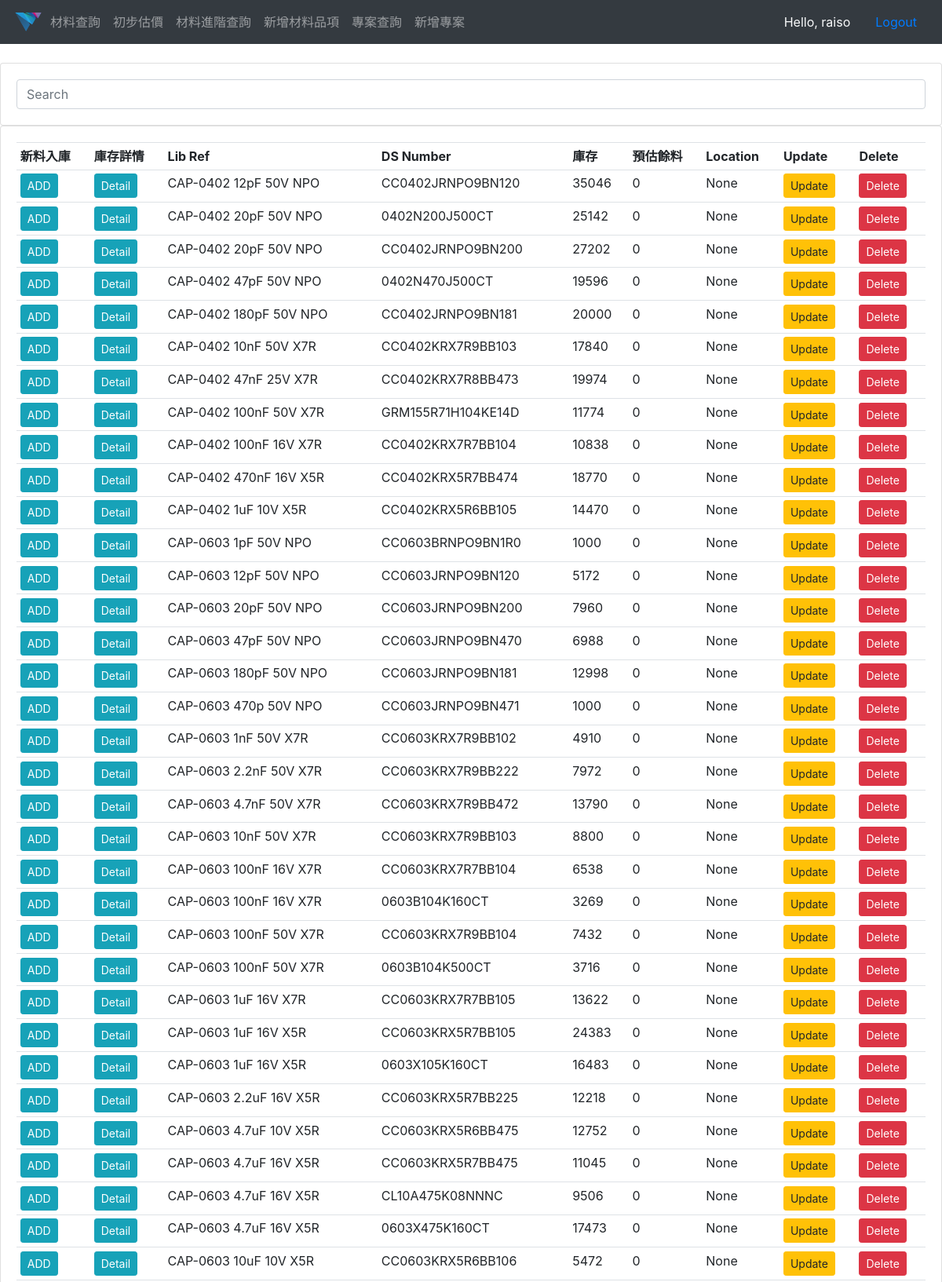
The app's page / (signed in, upper part) with its own data.
### material_management_system/models.py (models this page shows, shortened)
class Item(models.Model):
    STATUS = (
        ('YES', 'YES'),
        ('NO', 'NO'),
    )
    lib_ref = models.CharField(max_length=50, blank=True)
    ds_number = models.CharField(max_length=20, unique=True)
    part_number = models.CharField(max_length=50, null=True, blank=True)
    location = models.CharField(max_length=200, null=True, blank=True)
    expected_count = models.IntegerField(null=True)
    feature = models.TextField(blank=True, null=True)
    date_created = models.DateTimeField(auto_now_add=True)
    free_count = models.IntegerField(default=0)
    unavailable_count = models.IntegerField(default=0)
    is_group = models.CharField(max_length=5, choices=STATUS, default='YES')

### material_management_system/views.py (the view)
# urls.py: path('', views.material_search, name="material_search"),
@login_required(login_url='login')
def material_search(request):
    qs = Item.objects.all()
    itemFilter = ItemFilterTermFreq(request.GET, queryset=qs)
    qs = itemFilter.qs
    n = min(len(qs), 15)
    context = {'item_set': qs, 'itemFilter': itemFilter}
    return render(request, 'material_search.html', context)

### templates/material_search.html
{% extends 'main.html' %}
{% block content %}
<br>
<form method="get">
    <div class="card card-body">
        <div class="input-group rounded">
          <input name={{ itemFilter.form.feature.name }} id={{ itemFilter.form.feature.id_for_label }} type="search" class="form-control rounded" placeholder="Search" aria-label="Search" aria-describedby="search-addon" />
        </div>
    </div>
</form>
<div class="card card-body">
        <table class="table table-sm">
            <tr>
                <th>新料入庫</th>
                <th>庫存詳情</th>
                <th>Lib Ref</th>
                <th>DS Number</th>
                <th>庫存</th>
                <th>預估餘料</th>
                <th>Location</th>
                <th>Update</th>
                <th>Delete</th>
            </tr>
            {% for it in item_set %}
                <tr>
                    <td><a class="btn btn-sm btn-info" href="{% url 'new_material' it.id %}">ADD</a></td>
                    <td><a class="btn btn-sm btn-info" href="{% url 'item_detail' it.id %}">Detail</a></td>
                    <td>{{ it.lib_ref }}</td>
                    <td>{{ it.ds_number }}</td>
                    <td>{{ it.free_count }}</td>
                    <td>{{ it.unavailable_count }}</td>
                    <td>{{ it.location }}</td>
                    <td><a class="btn btn-sm btn-warning" href="{% url 'update_item' it.id %}">Update</a></td>
                    <td><a class="btn btn-sm btn-danger" href="{% url 'delete_item' it.id %}">Delete</a></td>
                </tr>
            {% endfor %}
        </table>
    </div>
<br>
{% endblock %}

### templates/navbar.html (shortened to what this page needs)
{% load static %}
<nav class="navbar navbar-expand-lg navbar-dark bg-dark">
    <img src="{% static 'images/logo.png' %}" alt="DS_LOGO" height="40">
    <div class="collapse navbar-collapse" id="navbarNav">
        <ul class="navbar-nav">
            <li class="nav-item">
                <a class="nav-link" href="{% url 'material_search' %}">材料查詢</a>
            </li>
            <li class="nav-item">
                <a class="nav-link" href="{% url 'materials_price' %}">初步估價</a>
            </li>
            <li class="nav-item">
                <a class="nav-link" href="{% url 'material_detail_search' %}">材料進階查詢</a>
            </li>
            <li class="nav-item">
                <a class="nav-link" href="{% url 'new_item' %}">新增材料品項</a>
            </li>
            <li class="nav-item">
                <a class="nav-link" href="{% url 'project_search' %}">專案查詢</a>
            </li>
            <li class="nav-item">
                <a class="nav-link" href="{% url 'new_project' %}">新增專案</a>
            </li>
        </ul>
    </div>
  <span class="hello-msg nav-link text-light" >Hello, {{request.user}}</span>
  <span ><a  class="hello-msg nav-link" href="{% url 'logout' %}">Logout</a></span>
</nav>

### records on screen
Item: lib_ref "CAP-0402 12pF 50V NPO", ds_number "CC0402JRNPO9BN120", free_count "35046", unavailable_count "0", location "None"
Item: lib_ref "CAP-0402 20pF 50V NPO", ds_number "0402N200J500CT", free_count "25142", unavailable_count "0", location "None"
Item: lib_ref "CAP-0402 20pF 50V NPO", ds_number "CC0402JRNPO9BN200", free_count "27202", unavailable_count "0", location "None"
Item: lib_ref "CAP-0402 47pF 50V NPO", ds_number "0402N470J500CT", free_count "19596", unavailable_count "0", location "None"
Item: lib_ref "CAP-0402 180pF 50V NPO", ds_number "CC0402JRNPO9BN181", free_count "20000", unavailable_count "0", location "None"
Item: lib_ref "CAP-0402 10nF 50V X7R", ds_number "CC0402KRX7R9BB103", free_count "17840", unavailable_count "0", location "None"
Item: lib_ref "CAP-0402 47nF 25V X7R", ds_number "CC0402KRX7R8BB473", free_count "19974", unavailable_count "0", location "None"
Item: lib_ref "CAP-0402 100nF 50V X7R", ds_number "GRM155R71H104KE14D", free_count "11774", unavailable_count "0", location "None"
Item: lib_ref "CAP-0402 100nF 16V X7R", ds_number "CC0402KRX7R7BB104", free_count "10838", unavailable_count "0", location "None"
Item: lib_ref "CAP-0402 470nF 16V X5R", ds_number "CC0402KRX5R7BB474", free_count "18770", unavailable_count "0", location "None"
Item: lib_ref "CAP-0402 1uF 10V X5R", ds_number "CC0402KRX5R6BB105", free_count "14470", unavailable_count "0", location "None"
Item: lib_ref "CAP-0603 1pF 50V NPO", ds_number "CC0603BRNPO9BN1R0", free_count "1000", unavailable_count "0", location "None"
Item: lib_ref "CAP-0603 12pF 50V NPO", ds_number "CC0603JRNPO9BN120", free_count "5172", unavailable_count "0", location "None"
Item: lib_ref "CAP-0603 20pF 50V NPO", ds_number "CC0603JRNPO9BN200", free_count "7960", unavailable_count "0", location "None"
Item: lib_ref "CAP-0603 47pF 50V NPO", ds_number "CC0603JRNPO9BN470", free_count "6988", unavailable_count "0", location "None"
Item: lib_ref "CAP-0603 180pF 50V NPO", ds_number "CC0603JRNPO9BN181", free_count "12998", unavailable_count "0", location "None"
Item: lib_ref "CAP-0603 470p 50V NPO", ds_number "CC0603JRNPO9BN471", free_count "1000", unavailable_count "0", location "None"
Item: lib_ref "CAP-0603 1nF 50V X7R", ds_number "CC0603KRX7R9BB102", free_count "4910", unavailable_count "0", location "None"
Item: lib_ref "CAP-0603 2.2nF 50V X7R", ds_number "CC0603KRX7R9BB222", free_count "7972", unavailable_count "0", location "None"
Item: lib_ref "CAP-0603 4.7nF 50V X7R", ds_number "CC0603KRX7R9BB472", free_count "13790", unavailable_count "0", location "None"
Item: lib_ref "CAP-0603 10nF 50V X7R", ds_number "CC0603KRX7R9BB103", free_count "8800", unavailable_count "0", location "None"
Item: lib_ref "CAP-0603 100nF 16V X7R", ds_number "CC0603KRX7R7BB104", free_count "6538", unavailable_count "0", location "None"
Item: lib_ref "CAP-0603 100nF 16V X7R", ds_number "0603B104K160CT", free_count "3269", unavailable_count "0", location "None"
Item: lib_ref "CAP-0603 100nF 50V X7R", ds_number "CC0603KRX7R9BB104", free_count "7432", unavailable_count "0", location "None"
Item: lib_ref "CAP-0603 100nF 50V X7R", ds_number "0603B104K500CT", free_count "3716", unavailable_count "0", location "None"
Item: lib_ref "CAP-0603 1uF 16V X7R", ds_number "CC0603KRX7R7BB105", free_count "13622", unavailable_count "0", location "None"
Item: lib_ref "CAP-0603 1uF 16V X5R", ds_number "CC0603KRX5R7BB105", free_count "24383", unavailable_count "0", location "None"
Item: lib_ref "CAP-0603 1uF 16V X5R", ds_number "0603X105K160CT", free_count "16483", unavailable_count "0", location "None"
Item: lib_ref "CAP-0603 2.2uF 16V X5R", ds_number "CC0603KRX5R7BB225", free_count "12218", unavailable_count "0", location "None"
Item: lib_ref "CAP-0603 4.7uF 10V X5R", ds_number "CC0603KRX5R6BB475", free_count "12752", unavailable_count "0", location "None"
Item: lib_ref "CAP-0603 4.7uF 16V X5R", ds_number "CC0603KRX5R7BB475", free_count "11045", unavailable_count "0", location "None"
Item: lib_ref "CAP-0603 4.7uF 16V X5R", ds_number "CL10A475K08NNNC", free_count "9506", unavailable_count "0", location "None"
Item: lib_ref "CAP-0603 4.7uF 16V X5R", ds_number "0603X475K160CT", free_count "17473", unavailable_count "0", location "None"
Item: lib_ref "CAP-0603 10uF 10V X5R", ds_number "CC0603KRX5R6BB106", free_count "5472", unavailable_count "0", location "None"

### other values on screen
{{ request.user }} "raiso"
